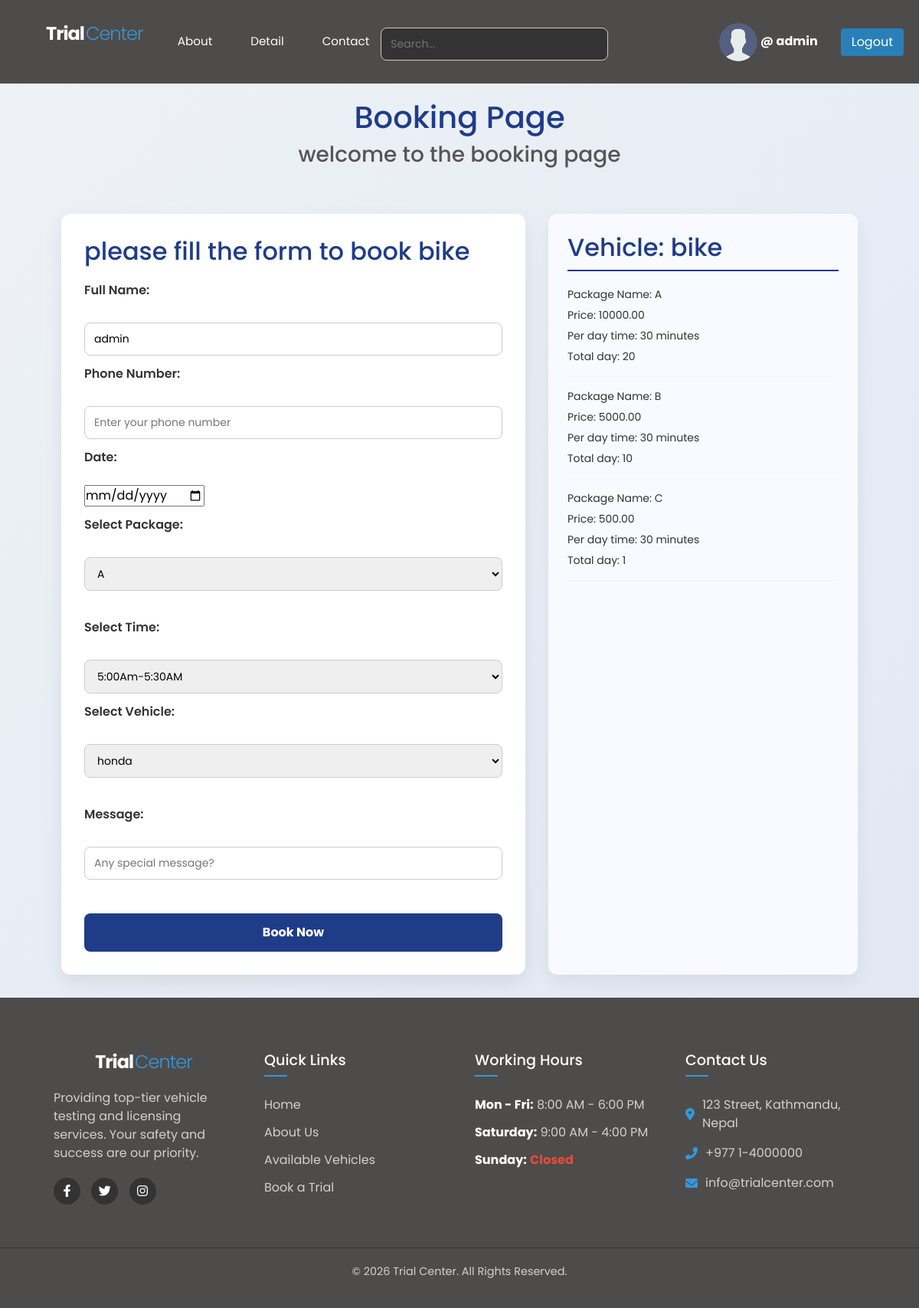
/booking/?vehicle=1&type=bike (signed in), run on an earlier commit of the app's database.
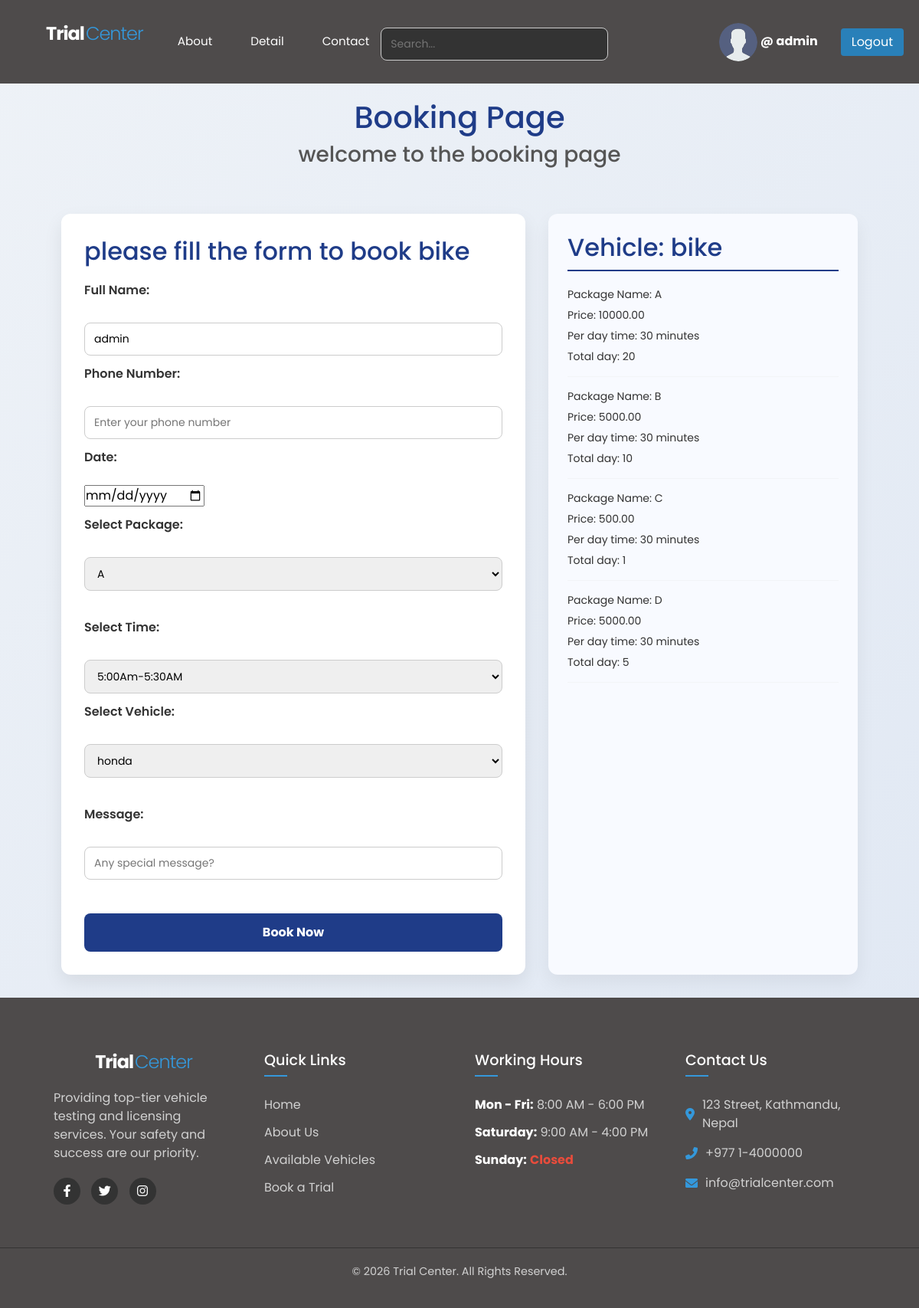
And on a later commit of the database.
### base/models.py (models this page shows, shortened)
class Package(models.Model):
    vehicle=models.ForeignKey(Catogery, on_delete=models.CASCADE)
    package_name=models.CharField(max_length=200)
    price=models.DecimalField(max_digits=10, decimal_places=2)
    time=models.CharField(max_length=100)
    duration_days=models.IntegerField()

### base/views.py (the view, shortened to what this page needs)
# urls.py: path('booking/',views.booking, name='booking'),
@login_required(login_url='login')
def booking(request):
    selected_vehicle_id = request.GET.get('vehicle')
    selected_vehicle_name = request.GET.get('type')
    packages = Package.objects.filter(vehicle__name=selected_vehicle_name)
    vehicles = Vehicle.objects.filter(catogery__name=selected_vehicle_name)
    available_trial_times = Timeslot.objects.all()
    return render(request, 'booking.html', {
        'packages': packages,
        'vehicle': vehicles,
        'available_trial_times': available_trial_times,
        'selected_vehicle_id': selected_vehicle_id,
        'selected_vehicle_name': selected_vehicle_name
    })

### templates/booking.html (shortened to what this page needs)
{% extends 'main.html' %}
{% block content %}
<h1>Booking Page</h1>
<h3>welcome to the booking page</h3>
<div class ="booking-container">
    <div>
        <h2>please fill the form to book {{ selected_vehicle_name }}</h2>
        <form action="" method="post">
            <label for="fname">Full Name:</label><br>
            <input type="text" id="fname" name="fname" value={{request.user}} placeholder="Enter your full name"><br>
            <label for="phone">Phone Number:</label><br>
            <input type="tel" id="phone" name="phone" placeholder="Enter your phone number"><br>
             <label for="phone">Date:</label><br>
            <input type="date" id="date" name="date" ><br>
            <label for="package">Select Package:</label><br>
            <select id="package" name="package">
                {% for i in packages %}
                <option value="{{i.id}}">{{i.package_name}}</option>
                {% endfor %}
            </select><br><br>
            <label>Select Time:</label><br>
<select name="time" required>
    {% for i in available_trial_times %}
        <option value="{{ i.id }}">
            {{ i.time}}
        </option>
    {% endfor %}
</select><br>
            <label for="vehicle">Select Vehicle:</label><br>
            <select id="vehicle" name="vehicle">
    {% for i in vehicle %}
        <option value="{{ i.id }}"
            {% if i.id|stringformat:"s" == selected_vehicle_id %}
                selected
            {% endif %}
        >
            {{ i.name }}
        </option>
    {% endfor %}
</select><br><br>
            <label for="message">Message:</label><br>
            <input type="text" id="message" name="message" placeholder="Any special message?"><br><br>
            <input type="submit" value="Book Now">
        </form>
    </div>
    <div>
        <h2>Vehicle: {{ selected_vehicle_name }}</h2>
   {% for i in packages %}
        <p>Package Name: {{i.package_name}}</p>
        <p>Price: {{i.price}}</p>
        <p>Per day time: {{i.time}}</p>
        <p>Total day: {{i.duration_days}}</p>
        <hr>
   {% endfor %}
    </div>
    {% endblock %}

What changed in the data, as far as the page shows it:
added Package: package_name "D", price "5000.00", time "30 minutes", duration_days "5"
